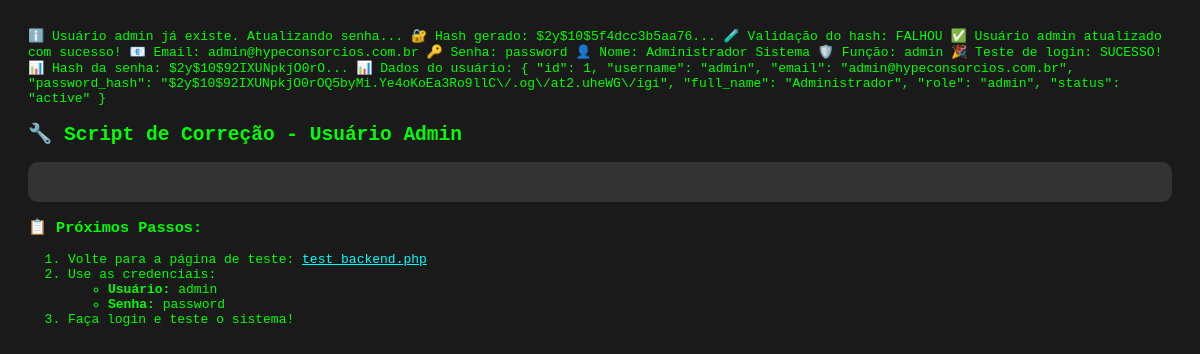
The page /subsystem/fix_admin.php on the database as committed earlier.
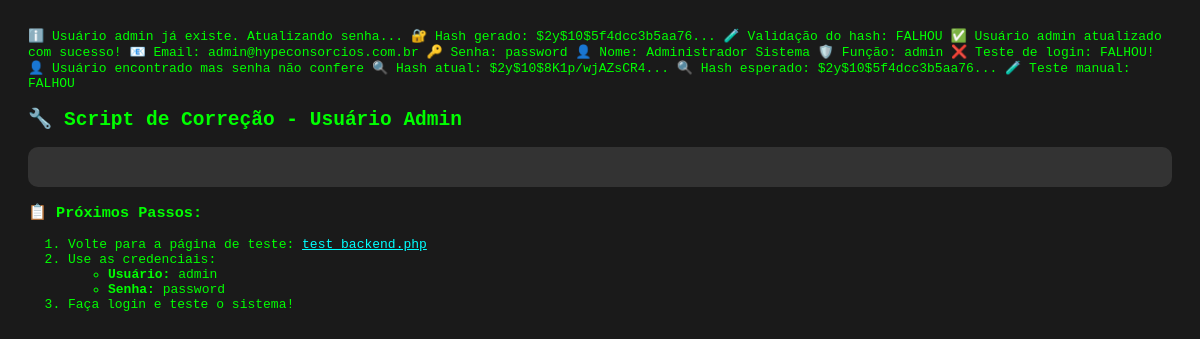
The same page on the database as committed later.
### tables this page shows
CREATE TABLE IF NOT EXISTS users (
    id INT AUTO_INCREMENT PRIMARY KEY,
    username VARCHAR(50) UNIQUE NOT NULL,
    email VARCHAR(100) UNIQUE NOT NULL,
    password_hash VARCHAR(255) NOT NULL,
    full_name VARCHAR(100) NOT NULL,
    role ENUM('admin', 'manager', 'seller', 'viewer') DEFAULT 'viewer',
    status ENUM('active', 'inactive') DEFAULT 'active',
    created_at TIMESTAMP DEFAULT CURRENT_TIMESTAMP,
    updated_at TIMESTAMP DEFAULT CURRENT_TIMESTAMP ON UPDATE CURRENT_TIMESTAMP,
    last_login TIMESTAMP NULL,
    created_by INT,
    INDEX idx_username (username),
    INDEX idx_email (email),
    INDEX idx_role (role),
    INDEX idx_status (status),
    FOREIGN KEY (created_by) REFERENCES users(id) ON DELETE SET NULL
);

### subsystem/fix_admin.php (the view, shortened to what this page needs)
<?php
require_once 'config/database.php';
try {
    $db = new Database();
    $conn = $db->getConnection();
    $stmt = $conn->prepare("SELECT id FROM users WHERE username = 'admin' OR email = 'admin@hypeconsorcios.com.br'");
    $stmt->execute();
    $existingUser = $stmt->fetch();
    if ($existingUser) {
        $updateExisting = true;
    } else {
        echo "ℹ️ Criando novo usuário admin...\n";
        $updateExisting = false;
    }
    $passwordHash = password_hash('password', PASSWORD_DEFAULT);
    echo "🔐 Hash gerado: " . substr($passwordHash, 0, 20) . "...\n";
    echo "🧪 Validação do hash: " . (password_verify('password', $passwordHash) ? "OK" : "FALHOU") . "\n";
    if ($updateExisting) {
        $stmt = $conn->prepare("
            UPDATE users
            SET password_hash = ?, full_name = ?, role = ?, status = 'active'
            WHERE username = 'admin' OR email = 'admin@hypeconsorcios.com.br'
        ");
        $result = $stmt->execute([
            $passwordHash,
            'Administrador Sistema',
            'admin'
        ]);
    }
    if ($result) {
        $action = $updateExisting ? "atualizado" : "criado";
        echo "✅ Usuário admin {$action} com sucesso!\n";
        echo "📧 Email: admin@hypeconsorcios.com.br\n";
        echo "🔑 Senha: password\n";
        echo "👤 Nome: Administrador Sistema\n";
        echo "🛡️ Função: admin\n\n";
        $stmt = $conn->prepare("
            SELECT id, username, email, password_hash, full_name, role, status
            FROM users
            WHERE (username = 'admin' OR email = 'admin@hypeconsorcios.com.br') AND status = 'active'
        ");
        $stmt->execute();
        $user = $stmt->fetch();
        if ($user && password_verify('password', $user['password_hash'])) {
            echo "🎉 Teste de login: SUCESSO!\n";
            echo "📊 Hash da senha: " . substr($user['password_hash'], 0, 20) . "...\n";
            echo "📊 Dados do usuário:\n";
            echo json_encode($user, JSON_PRETTY_PRINT | JSON_UNESCAPED_UNICODE);
        } else {
            echo "❌ Teste de login: FALHOU!\n";
            if ($user) {
                echo "👤 Usuário encontrado mas senha não confere\n";
                echo "🔍 Hash atual: " . substr($user['password_hash'], 0, 20) . "...\n";
                echo "🔍 Hash esperado: " . substr($passwordHash, 0, 20) . "...\n";
                echo "🧪 Teste manual: " . (password_verify('password', $passwordHash) ? "OK" : "FALHOU") . "\n";
            } else {
                echo "👤 Usuário não encontrado ou inativo\n";
            }
        }
    } else {
        echo "❌ Erro ao criar usuário admin\n";
    }
} catch (Exception $e) {
    echo "❌ Erro: " . $e->getMessage() . "\n";
}
?>
<!DOCTYPE html>
<html>
<head>
</head>
<body>
    <h2>🔧 Script de Correção - Usuário Admin</h2>
    <pre><?php
    ?></pre>
    <h3>📋 Próximos Passos:</h3>
    <ol>
        <li>Volte para a página de teste: <a href="test_backend.php" style="color: #00ffff;">test_backend.php</a></li>
        <li>Use as credenciais:</li>
        <ul>
            <li><strong>Usuário:</strong> admin</li>
            <li><strong>Senha:</strong> password</li>
        </ul>
        <li>Faça login e teste o sistema!</li>
    </ol>
</body>
</html>

### subsystem/fix_admin.php (style rules this page uses)
body { font-family: monospace; background: #1a1a1a; color: #00ff00; padding: 20px; }
pre { background: #333; padding: 20px; border-radius: 10px; }

Rows that differ between the two databases and show on the page:
changed users: password_hash "$2y$10$92IXUNpkjO0rO" → "$2y$10$8K1p/wjAZsCR4"
Other text that changed with them:
substr($passwordHash, 0, 20): (not shown) → "$2y$10$5f4dcc3b5aa76"
json_encode($user, JSON_PRETTY_PRINT | JSON_UNESCAPED_UNICODE): "{ \"id\": 1, \"username\": \"admin\", \"email\": \"admin@hypeconsorcios.com.br\", \"password_hash\": \"$2y$10$92IXUNpkjO0rOQ5byMi.Ye4oKoEa3Ro9llC\\/.og\\/at2.uheWG\\/igi\", \"full_name\": \"Administrador\", \"role\": \"admin\", \"status\": \"active\" }" → (not shown)
text no longer shown: "🎉 Teste de login: SUCESSO! 📊 Hash da senha: 📊 Dados do usuário:"
text now shown: "❌ Teste de login: FALHOU! 👤 Usuário encontrado mas senha não confere 🔍 Hash atual: 🔍 Hash esperado: 🧪 Teste manual: FALHOU"
